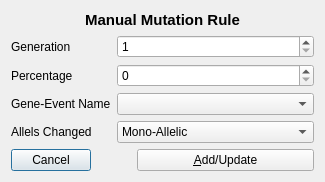
<?xml version="1.0" encoding="UTF-8"?>
<ui version="4.0">
 <class>DialogManualMutation</class>
 <widget class="QDialog" name="DialogManualMutation">
  <property name="geometry">
   <rect>
    <x>0</x>
    <y>0</y>
    <width>325</width>
    <height>173</height>
   </rect>
  </property>
  <property name="windowTitle">
   <string>New Mutation Rule</string>
  </property>
  <layout class="QVBoxLayout" name="verticalLayout">
   <item>
    <widget class="QLabel" name="label">
     <property name="font">
      <font>
       <pointsize>11</pointsize>
       <weight>75</weight>
       <bold>true</bold>
      </font>
     </property>
     <property name="text">
      <string>Manual Mutation Rule</string>
     </property>
     <property name="alignment">
      <set>Qt::AlignCenter</set>
     </property>
    </widget>
   </item>
   <item>
    <layout class="QFormLayout" name="formLayout">
     <item row="0" column="0">
      <widget class="QLabel" name="label_2">
       <property name="text">
        <string>Generation</string>
       </property>
      </widget>
     </item>
     <item row="0" column="1">
      <widget class="QSpinBox" name="spinMutationGeneration">
       <property name="minimum">
        <number>1</number>
       </property>
       <property name="maximum">
        <number>1000000</number>
       </property>
      </widget>
     </item>
     <item row="1" column="0">
      <widget class="QLabel" name="label_3">
       <property name="text">
        <string>Percentage</string>
       </property>
      </widget>
     </item>
     <item row="1" column="1">
      <widget class="QSpinBox" name="spinMutationPercentage">
       <property name="maximum">
        <number>100</number>
       </property>
      </widget>
     </item>
     <item row="2" column="0">
      <widget class="QLabel" name="label_4">
       <property name="text">
        <string>Gene-Event Name</string>
       </property>
      </widget>
     </item>
     <item row="2" column="1">
      <widget class="QComboBox" name="comboBoxMutationFullName"/>
     </item>
     <item row="3" column="0">
      <widget class="QLabel" name="label_5">
       <property name="text">
        <string>Allels Changed</string>
       </property>
      </widget>
     </item>
     <item row="3" column="1">
      <widget class="QComboBox" name="comboBoxAllelsChanged">
       <item>
        <property name="text">
         <string>Mono-Allelic</string>
        </property>
       </item>
       <item>
        <property name="text">
         <string>Bi-Allelic</string>
        </property>
       </item>
      </widget>
     </item>
    </layout>
   </item>
   <item>
    <layout class="QHBoxLayout" name="horizontalLayout">
     <item>
      <widget class="QPushButton" name="buttonReject">
       <property name="text">
        <string>Cancel</string>
       </property>
      </widget>
     </item>
     <item>
      <spacer name="horizontalSpacer">
       <property name="orientation">
        <enum>Qt::Horizontal</enum>
       </property>
       <property name="sizeHint" stdset="0">
        <size>
         <width>40</width>
         <height>20</height>
        </size>
       </property>
      </spacer>
     </item>
     <item>
      <widget class="QPushButton" name="buttonAccept">
       <property name="sizePolicy">
        <sizepolicy hsizetype="Minimum" vsizetype="Fixed">
         <horstretch>1</horstretch>
         <verstretch>0</verstretch>
        </sizepolicy>
       </property>
       <property name="text">
        <string>&amp;Add/Update</string>
       </property>
      </widget>
     </item>
    </layout>
   </item>
  </layout>
 </widget>
 <resources/>
 <connections/>
</ui>
